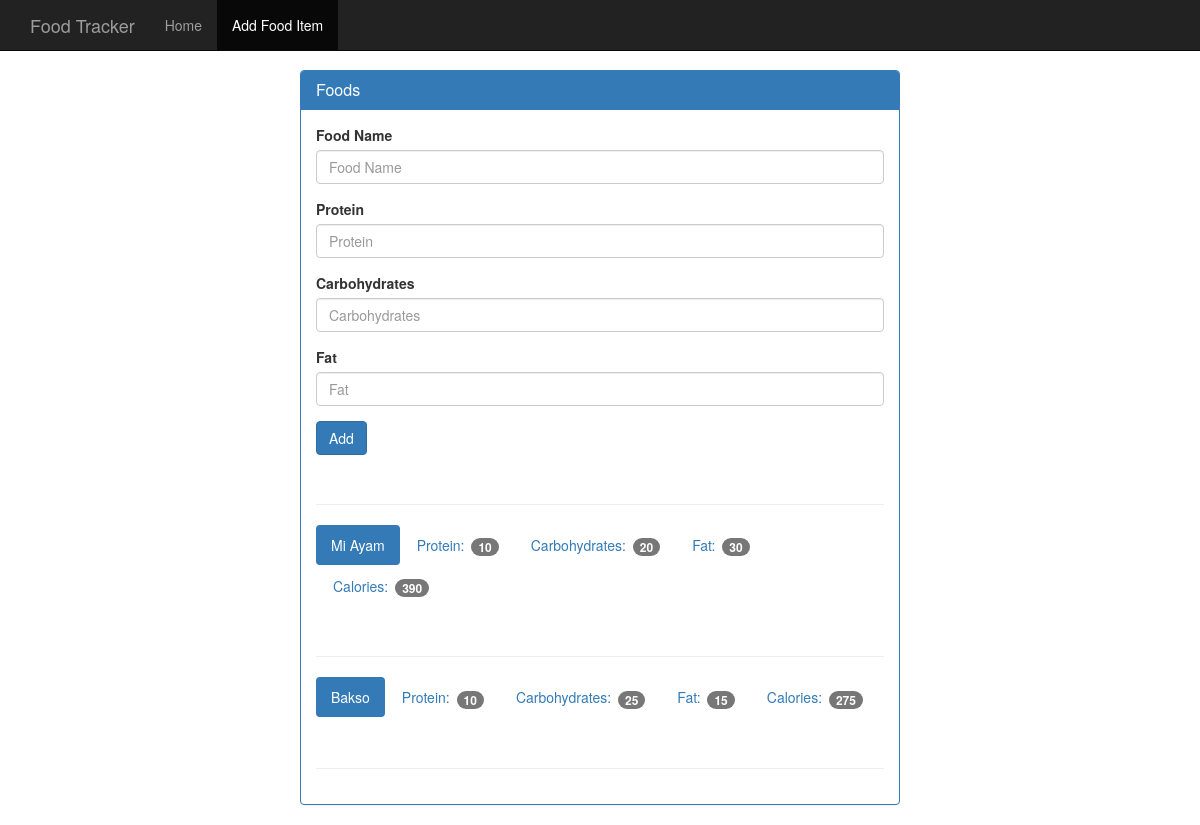
Before: /food with the older database file.
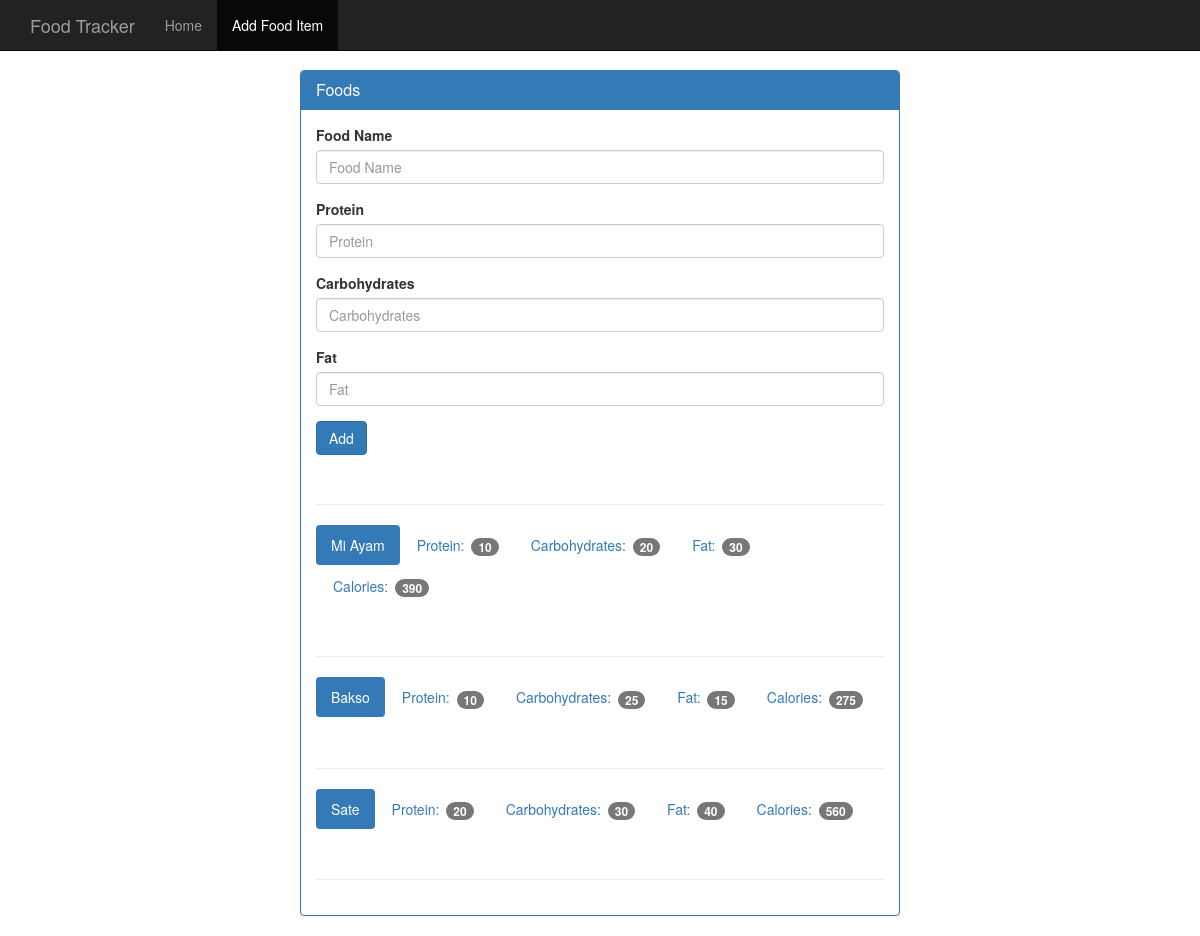
After: the same page with the newer database file.
### tables this page shows
CREATE TABLE food (
    id integer primary key autoincrement,
    name text not null,
    protein integer not null,
    carbohydrates integer not null,
    fat integer not null,
    calories integer not null
);

### app.py (the view, shortened to what this page needs)
@app.route("/food", methods=["GET","POST"])
def food():
    db = dbcon.get_db()
    cur = db.execute("select * from food")
    results = cur.fetchall()
    return render_template("add_food.html", results=results)

### dbcon.py (called while the page is built)
def connect_db():
    sql = sqlite3.connect('./food_trakcer.db')
    sql.row_factory = sqlite3.Row
    return sql

def get_db():
    if not hasattr(g, 'sqlite_db'):
        g.sqlite_db = connect_db()
    return g.sqlite_db

### templates/add_food.html
{% extends "base.html" %}
{% block body %}
    <div class="container theme-showcase col-sm-6 col-sm-offset-3" role="main">
      <div class="row">
        <div>
          <div class="panel panel-primary">
            <div class="panel-heading">
              <h3 class="panel-title">Foods</h3>
            </div>
            <div class="panel-body">
              <form method="POST" action="{{ url_for('food') }}">
                <div class="form-group">
                  <label for="food-name">Food Name</label>
                  <input type="text" class="form-control" id="food-name" name="food-name" placeholder="Food Name">
                </div>
                <div class="form-group">
                  <label for="protein">Protein</label>
                  <input type="number" class="form-control" id="protein" name="protein" placeholder="Protein">
                </div>
                <div class="form-group">
                  <label for="carbohydrates">Carbohydrates</label>
                  <input type="number" class="form-control" id="carbohydrates" name="carbohydrates" placeholder="Carbohydrates">
                </div>
                <div class="form-group">
                  <label for="fat">Fat</label>
                  <input type="number" class="form-control" id="fat" name="fat" placeholder="Fat">
                </div>
                <button type="submit" class="btn btn-primary">Add</button>
              </form>
              <div class="page-header"></div>
              {% for food in results %}
              <ul class="nav nav-pills" role="tablist">
                <li class="active"><a>{{ food.name }} </a></li>
                <li><a>Protein: <span class="badge">{{ food.protein }}</span></a></li>
                <li><a>Carbohydrates: <span class="badge">{{ food.carbohydrates }}</span></a></li>
                <li><a>Fat: <span class="badge">{{ food.fat }}</span></a></li>
                <li><a>Calories: <span class="badge">{{ food.calories }}</span></a></li>
              </ul>
              <div class="page-header"></div>
              {% endfor %}
            </div>
          </div>
        </div>
      </div>
    </div>
{% endblock %}

Changed rows visible on the page:
added food: name "Sate", protein "20", carbohydrates "30", fat "40", calories "560"
